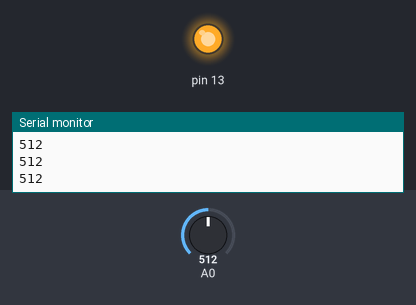
A sketch run on a simulated Arduino Uno, built with avr-gcc and run on an emulated ATmega328P. Shown: output pins drawn as LEDs (lit = HIGH), the last lines printed to the serial monitor. Inputs (shaded band) come from the test bench; at power-on: A0 = 512.

Above: at 1.2 s.
1.3 s: A0 set to 57
2.8 s: A0 set to 49
At 3.5 s:
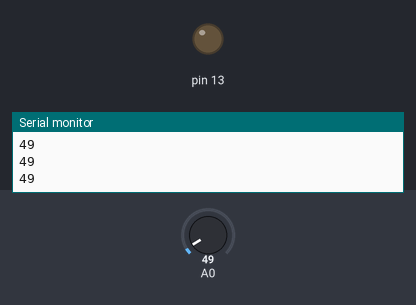
4.3 s: A0 set to 122
At 4.6 s:
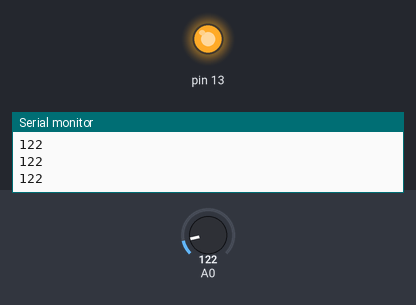
5.8 s: A0 set to 44
At 7.0 s:
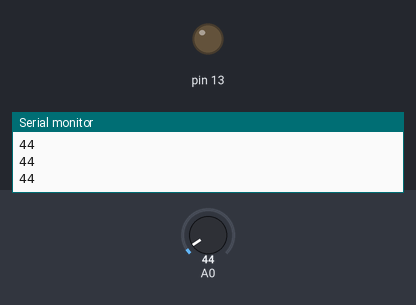
Timing chart, 0 to 8.3 s (numbered marks = the images above; inputs shaded):
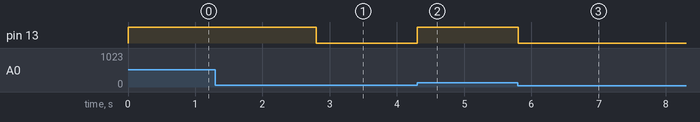

The sketch:

lm32.ino
```cpp
void setup() {
  Serial.begin(9600);
  pinMode(13,OUTPUT);

}

void loop() {
  int reading = analogRead(A0);
  int temp = reading;
  if (temp > 54){
    digitalWrite(13, HIGH);
  }else{
    digitalWrite(13, LOW);
  }

  Serial.println(temp);

}
```

Measured:
- the behaviour switches between 55 and 54 on A0 (found by bisection; images 0 and 1)
- after the input at 2.8 s, pin 13: HIGH → LOW at once
- after the input at 4.3 s, pin 13: LOW → HIGH at once
- after the input at 5.8 s, pin 13: HIGH → LOW at once
